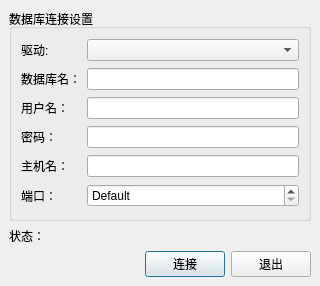
<ui version="4.0" >
 <class>QSqlConnectionDialogUi</class>
 <widget class="QDialog" name="QSqlConnectionDialogUi" >
  <property name="geometry" >
   <rect>
    <x>0</x>
    <y>0</y>
    <width>320</width>
    <height>286</height>
   </rect>
  </property>
  <property name="windowTitle" >
   <string>数据库连接</string>
  </property>
  <layout class="QVBoxLayout" >
   <property name="margin" >
    <number>9</number>
   </property>
   <property name="spacing" >
    <number>6</number>
   </property>
   <item>
    <widget class="QGroupBox" name="connGroupBox" >
     <property name="title" >
      <string>数据库连接设置</string>
     </property>
     <layout class="QGridLayout" >
      <property name="margin" >
       <number>9</number>
      </property>
      <property name="spacing" >
       <number>6</number>
      </property>
      <item row="0" column="1" >
       <widget class="QComboBox" name="comboDriver" />
      </item>
      <item row="2" column="0" >
       <widget class="QLabel" name="textLabel4" >
        <property name="text" >
         <string>用户名：</string>
        </property>
        <property name="buddy" >
         <cstring>editUsername</cstring>
        </property>
       </widget>
      </item>
      <item row="0" column="0" >
       <widget class="QLabel" name="textLabel2" >
        <property name="text" >
         <string>驱动:</string>
        </property>
        <property name="buddy" >
         <cstring>comboDriver</cstring>
        </property>
       </widget>
      </item>
      <item row="1" column="1" >
       <widget class="QLineEdit" name="editDatabase" />
      </item>
      <item row="5" column="1" >
       <widget class="QSpinBox" name="portSpinBox" >
        <property name="specialValueText" >
         <string>Default</string>
        </property>
        <property name="maximum" >
         <number>65535</number>
        </property>
        <property name="minimum" >
         <number>-1</number>
        </property>
        <property name="value" >
         <number>-1</number>
        </property>
       </widget>
      </item>
      <item row="1" column="0" >
       <widget class="QLabel" name="textLabel3" >
        <property name="text" >
         <string>数据库名：</string>
        </property>
        <property name="buddy" >
         <cstring>editDatabase</cstring>
        </property>
       </widget>
      </item>
      <item row="3" column="1" >
       <widget class="QLineEdit" name="editPassword" >
        <property name="echoMode" >
         <enum>QLineEdit::Password</enum>
        </property>
       </widget>
      </item>
      <item row="2" column="1" >
       <widget class="QLineEdit" name="editUsername" />
      </item>
      <item row="4" column="1" >
       <widget class="QLineEdit" name="editHostname" />
      </item>
      <item row="4" column="0" >
       <widget class="QLabel" name="textLabel5" >
        <property name="text" >
         <string>主机名：</string>
        </property>
        <property name="buddy" >
         <cstring>editHostname</cstring>
        </property>
       </widget>
      </item>
      <item row="5" column="0" >
       <widget class="QLabel" name="textLabel5_2" >
        <property name="text" >
         <string>端口：</string>
        </property>
        <property name="buddy" >
         <cstring>portSpinBox</cstring>
        </property>
       </widget>
      </item>
      <item row="3" column="0" >
       <widget class="QLabel" name="textLabel4_2" >
        <property name="text" >
         <string>密码：</string>
        </property>
        <property name="buddy" >
         <cstring>editPassword</cstring>
        </property>
       </widget>
      </item>
     </layout>
    </widget>
   </item>
   <item>
    <layout class="QHBoxLayout" >
     <property name="margin" >
      <number>0</number>
     </property>
     <property name="spacing" >
      <number>6</number>
     </property>
     <item>
      <widget class="QLabel" name="label" >
       <property name="text" >
        <string>状态：</string>
       </property>
      </widget>
     </item>
     <item>
      <widget class="QLabel" name="status_label" >
       <property name="sizePolicy" >
        <sizepolicy>
         <hsizetype>0</hsizetype>
         <vsizetype>0</vsizetype>
         <horstretch>1</horstretch>
         <verstretch>0</verstretch>
        </sizepolicy>
       </property>
       <property name="text" >
        <string/>
       </property>
      </widget>
     </item>
    </layout>
   </item>
   <item>
    <layout class="QHBoxLayout" >
     <property name="margin" >
      <number>0</number>
     </property>
     <property name="spacing" >
      <number>6</number>
     </property>
     <item>
      <spacer>
       <property name="orientation" >
        <enum>Qt::Horizontal</enum>
       </property>
       <property name="sizeType" >
        <enum>QSizePolicy::Expanding</enum>
       </property>
       <property name="sizeHint" >
        <size>
         <width>20</width>
         <height>20</height>
        </size>
       </property>
      </spacer>
     </item>
     <item>
      <widget class="QPushButton" name="okButton" >
       <property name="text" >
        <string>连接</string>
       </property>
       <property name="default" >
        <bool>true</bool>
       </property>
      </widget>
     </item>
     <item>
      <widget class="QPushButton" name="cancelButton" >
       <property name="text" >
        <string>退出</string>
       </property>
      </widget>
     </item>
    </layout>
   </item>
  </layout>
 </widget>
 <tabstops>
  <tabstop>comboDriver</tabstop>
  <tabstop>editDatabase</tabstop>
  <tabstop>editUsername</tabstop>
  <tabstop>editPassword</tabstop>
  <tabstop>editHostname</tabstop>
  <tabstop>portSpinBox</tabstop>
  <tabstop>okButton</tabstop>
  <tabstop>cancelButton</tabstop>
 </tabstops>
 <resources/>
 <connections/>
</ui>
